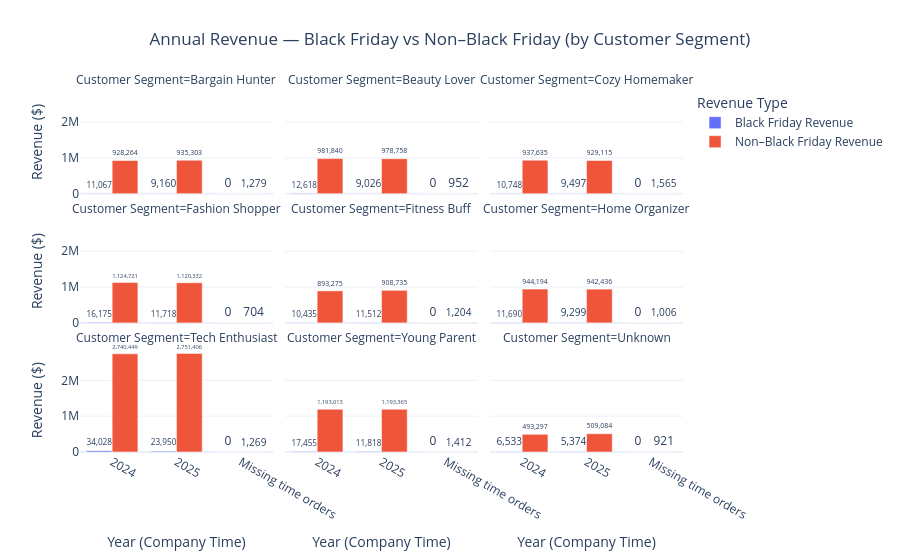

Source (notebook cell):
### Markdown cell above
* Black Friday orders represent ~1% of annual volume across all segments, with consistent participation showing broad customer engagement during the promotion.

### Code cell
# Plot B — Annual revenue (BF vs Non-BF)
rev_long = q4.melt(
    id_vars=["yr_label", "customer_segment"],
    value_vars=["bf_revenue", "non_bf_revenue"],
    var_name="revenue_type",
    value_name="revenue"
)

rev_long["revenue_type"] = rev_long["revenue_type"].map({
    "bf_revenue": "Black Friday Revenue",
    "non_bf_revenue": "Non–Black Friday Revenue"
})
rev_long["label"] = rev_long["revenue"].map(lambda v: f"{v:,.0f}")

fig_rev = px.bar(
    rev_long,
    x="yr_label",
    y="revenue",
    color="revenue_type",
    barmode="group",
    facet_col="customer_segment",
    facet_col_wrap=3,
    text="label",
    title="Annual Revenue — Black Friday vs Non–Black Friday (by Customer Segment)",
    labels={
        "yr_label": "Year (Company Time)",
        "revenue": "Revenue ($)",
        "revenue_type": "Revenue Type",
        "customer_segment": "Customer Segment",
    },
)
fig_rev.update_traces(textposition="outside", cliponaxis=False)
fig_rev.update_layout(title={"x": 0.5, "xanchor": "center"}, height=880, autosize=True ,margin=dict(t=90, b=80))
fig_rev.show()

### Figure 1 — Plotly figure (JSON) as saved in the notebook; plotly's stock layout.template omitted (floating-point values rounded to 4 significant figures)
{"data": [{"alignmentgroup": "True", "cliponaxis": false, "hovertemplate": "Revenue Type=Black Friday Revenue<br>Customer Segment=Bargain Hunter<br>Year (Company Time)=%{x}<br>Revenue ($)=%{y}<br>label=%{text}<extra></extra>", "legendgroup": "Black Friday Revenue", "marker": {"color": "#636efa", "pattern": {"shape": ""}}, "name": "Black Friday Revenue", "offsetgroup": "Black Friday Revenue", "orientation": "v", "showlegend": true, "text": ["11,067", "9,160", "0"], "textposition": "outside", "type": "bar", "x": ["2024", "2025", "Missing time orders"], "xaxis": "x7", "y": [11070.0, 9160.0, 0], "yaxis": "y7"}, {"alignmentgroup": "True", "cliponaxis": false, "hovertemplate": "Revenue Type=Black Friday Revenue<br>Customer Segment=Beauty Lover<br>Year (Company Time)=%{x}<br>Revenue ($)=%{y}<br>label=%{text}<extra></extra>", "legendgroup": "Black Friday Revenue", "marker": {"color": "#636efa", "pattern": {"shape": ""}}, "name": "Black Friday Revenue", "offsetgroup": "Black Friday Revenue", "orientation": "v", "showlegend": false, "text": ["12,618", "9,026", "0"], "textposition": "outside", "type": "bar", "x": ["2024", "2025", "Missing time orders"], "xaxis": "x8", "y": [12620.0, 9026.0, 0], "yaxis": "y8"}, {"alignmentgroup": "True", "cliponaxis": false, "hovertemplate": "Revenue Type=Black Friday Revenue<br>Customer Segment=Cozy Homemaker<br>Year (Company Time)=%{x}<br>Revenue ($)=%{y}<br>label=%{text}<extra></extra>", "legendgroup": "Black Friday Revenue", "marker": {"color": "#636efa", "pattern": {"shape": ""}}, "name": "Black Friday Revenue", "offsetgroup": "Black Friday Revenue", "orientation": "v", "showlegend": false, "text": ["10,748", "9,497", "0"], "textposition": "outside", "type": "bar", "x": ["2024", "2025", "Missing time orders"], "xaxis": "x9", "y": [10750.0, 9497.0, 0], "yaxis": "y9"}, {"alignmentgroup": "True", "cliponaxis": false, "hovertemplate": "Revenue Type=Black Friday Revenue<br>Customer Segment=Fashion Shopper<br>Year (Company Time)=%{x}<br>Revenue ($)=%{y}<br>label=%{text}<extra></extra>", "legendgroup": "Black Friday Revenue", "marker": {"color": "#636efa", "pattern": {"shape": ""}}, "name": "Black Friday Revenue", "offsetgroup": "Black Friday Revenue", "orientation": "v", "showlegend": false, "text": ["16,175", "11,718", "0"], "textposition": "outside", "type": "bar", "x": ["2024", "2025", "Missing time orders"], "xaxis": "x4", "y": [16180.0, 11720.0, 0], "yaxis": "y4"}, {"alignmentgroup": "True", "cliponaxis": false, "hovertemplate": "Revenue Type=Black Friday Revenue<br>Customer Segment=Fitness Buff<br>Year (Company Time)=%{x}<br>Revenue ($)=%{y}<br>label=%{text}<extra></extra>", "legendgroup": "Black Friday Revenue", "marker": {"color": "#636efa", "pattern": {"shape": ""}}, "name": "Black Friday Revenue", "offsetgroup": "Black Friday Revenue", "orientation": "v", "showlegend": false, "text": ["10,435", "11,512", "0"], "textposition": "outside", "type": "bar", "x": ["2024", "2025", "Missing time orders"], "xaxis": "x5", "y": [10440.0, 11510.0, 0], "yaxis": "y5"}, {"alignmentgroup": "True", "cliponaxis": false, "hovertemplate": "Revenue Type=Black Friday Revenue<br>Customer Segment=Home Organizer<br>Year (Company Time)=%{x}<br>Revenue ($)=%{y}<br>label=%{text}<extra></extra>", "legendgroup": "Black Friday Revenue", "marker": {"color": "#636efa", "pattern": {"shape": ""}}, "name": "Black Friday Revenue", "offsetgroup": "Black Friday Revenue", "orientation": "v", "showlegend": false, "text": ["11,690", "9,299", "0"], "textposition": "outside", "type": "bar", "x": ["2024", "2025", "Missing time orders"], "xaxis": "x6", "y": [11690.0, 9299.0, 0], "yaxis": "y6"}, {"alignmentgroup": "True", "cliponaxis": false, "hovertemplate": "Revenue Type=Black Friday Revenue<br>Customer Segment=Tech Enthusiast<br>Year (Company Time)=%{x}<br>Revenue ($)=%{y}<br>label=%{text}<extra></extra>", "legendgroup": "Black Friday Revenue", "marker": {"color": "#636efa", "pattern": {"shape": ""}}, "name": "Black Friday Revenue", "offsetgroup": "Black Friday Revenue", "orientation": "v", "showlegend": false, "text": ["34,028", "23,950", "0"], "textposition": "outside", "type": "bar", "x": ["2024", "2025", "Missing time orders"], "xaxis": "x", "y": [34030.0, 23950.0, 0], "yaxis": "y"}, {"alignmentgroup": "True", "cliponaxis": false, "hovertemplate": "Revenue Type=Black Friday Revenue<br>Customer Segment=Young Parent<br>Year (Company Time)=%{x}<br>Revenue ($)=%{y}<br>label=%{text}<extra></extra>", "legendgroup": "Black Friday Revenue", "marker": {"color": "#636efa", "pattern": {"shape": ""}}, "name": "Black Friday Revenue", "offsetgroup": "Black Friday Revenue", "orientation": "v", "showlegend": false, "text": ["17,455", "11,818", "0"], "textposition": "outside", "type": "bar", "x": ["2024", "2025", "Missing time orders"], "xaxis": "x2", "y": [17450.0, 11820.0, 0], "yaxis": "y2"}, {"alignmentgroup": "True", "cliponaxis": false, "hovertemplate": "Revenue Type=Black Friday Revenue<br>Customer Segment=Unknown<br>Year (Company Time)=%{x}<br>Revenue ($)=%{y}<br>label=%{text}<extra></extra>", "legendgroup": "Black Friday Revenue", "marker": {"color": "#636efa", "pattern": {"shape": ""}}, "name": "Black Friday Revenue", "offsetgroup": "Black Friday Revenue", "orientation": "v", "showlegend": false, "text": ["6,533", "5,374", "0"], "textposition": "outside", "type": "bar", "x": ["2024", "2025", "Missing time orders"], "xaxis": "x3", "y": [6533.0, 5374.0, 0], "yaxis": "y3"}, {"alignmentgroup": "True", "cliponaxis": false, "hovertemplate": "Revenue Type=Non–Black Friday Revenue<br>Customer Segment=Bargain Hunter<br>Year (Company Time)=%{x}<br>Revenue ($)=%{y}<br>label=%{text}<extra></extra>", "legendgroup": "Non–Black Friday Revenue", "marker": {"color": "#EF553B", "pattern": {"shape": ""}}, "name": "Non–Black Friday Revenue", "offsetgroup": "Non–Black Friday Revenue", "orientation": "v", "showlegend": true, "text": ["928,264", "935,303", "1,279"], "textposition": "outside", "type": "bar", "x": ["2024", "2025", "Missing time orders"], "xaxis": "x7", "y": [928300.0, 935300.0, 1279.0], "yaxis": "y7"}, {"alignmentgroup": "True", "cliponaxis": false, "hovertemplate": "Revenue Type=Non–Black Friday Revenue<br>Customer Segment=Beauty Lover<br>Year (Company Time)=%{x}<br>Revenue ($)=%{y}<br>label=%{text}<extra></extra>", "legendgroup": "Non–Black Friday Revenue", "marker": {"color": "#EF553B", "pattern": {"shape": ""}}, "name": "Non–Black Friday Revenue", "offsetgroup": "Non–Black Friday Revenue", "orientation": "v", "showlegend": false, "text": ["981,840", "978,758", "952"], "textposition": "outside", "type": "bar", "x": ["2024", "2025", "Missing time orders"], "xaxis": "x8", "y": [981800.0, 978800.0, 952.3], "yaxis": "y8"}, {"alignmentgroup": "True", "cliponaxis": false, "hovertemplate": "Revenue Type=Non–Black Friday Revenue<br>Customer Segment=Cozy Homemaker<br>Year (Company Time)=%{x}<br>Revenue ($)=%{y}<br>label=%{text}<extra></extra>", "legendgroup": "Non–Black Friday Revenue", "marker": {"color": "#EF553B", "pattern": {"shape": ""}}, "name": "Non–Black Friday Revenue", "offsetgroup": "Non–Black Friday Revenue", "orientation": "v", "showlegend": false, "text": ["937,635", "929,115", "1,565"], "textposition": "outside", "type": "bar", "x": ["2024", "2025", "Missing time orders"], "xaxis": "x9", "y": [937600.0, 929100.0, 1565.0], "yaxis": "y9"}, {"alignmentgroup": "True", "cliponaxis": false, "hovertemplate": "Revenue Type=Non–Black Friday Revenue<br>Customer Segment=Fashion Shopper<br>Year (Company Time)=%{x}<br>Revenue ($)=%{y}<br>label=%{text}<extra></extra>", "legendgroup": "Non–Black Friday Revenue", "marker": {"color": "#EF553B", "pattern": {"shape": ""}}, "name": "Non–Black Friday Revenue", "offsetgroup": "Non–Black Friday Revenue", "orientation": "v", "showlegend": false, "text": ["1,124,721", "1,120,332", "704"], "textposition": "outside", "type": "bar", "x": ["2024", "2025", "Missing time orders"], "xaxis": "x4", "y": [1125000.0, 1120000.0, 704.1], "yaxis": "y4"}, {"alignmentgroup": "True", "cliponaxis": false, "hovertemplate": "Revenue Type=Non–Black Friday Revenue<br>Customer Segment=Fitness Buff<br>Year (Company Time)=%{x}<br>Revenue ($)=%{y}<br>label=%{text}<extra></extra>", "legendgroup": "Non–Black Friday Revenue", "marker": {"color": "#EF553B", "pattern": {"shape": ""}}, "name": "Non–Black Friday Revenue", "offsetgroup": "Non–Black Friday Revenue", "orientation": "v", "showlegend": false, "text": ["893,275", "908,735", "1,204"], "textposition": "outside", "type": "bar", "x": ["2024", "2025", "Missing time orders"], "xaxis": "x5", "y": [893300.0, 908700.0, 1204.0], "yaxis": "y5"}, {"alignmentgroup": "True", "cliponaxis": false, "hovertemplate": "Revenue Type=Non–Black Friday Revenue<br>Customer Segment=Home Organizer<br>Year (Company Time)=%{x}<br>Revenue ($)=%{y}<br>label=%{text}<extra></extra>", "legendgroup": "Non–Black Friday Revenue", "marker": {"color": "#EF553B", "pattern": {"shape": ""}}, "name": "Non–Black Friday Revenue", "offsetgroup": "Non–Black Friday Revenue", "orientation": "v", "showlegend": false, "text": ["944,194", "942,436", "1,006"], "textposition": "outside", "type": "bar", "x": ["2024", "2025", "Missing time orders"], "xaxis": "x6", "y": [944200.0, 942400.0, 1006.0], "yaxis": "y6"}, {"alignmentgroup": "True", "cliponaxis": false, "hovertemplate": "Revenue Type=Non–Black Friday Revenue<br>Customer Segment=Tech Enthusiast<br>Year (Company Time)=%{x}<br>Revenue ($)=%{y}<br>label=%{text}<extra></extra>", "legendgroup": "Non–Black Friday Revenue", "marker": {"color": "#EF553B", "pattern": {"shape": ""}}, "name": "Non–Black Friday Revenue", "offsetgroup": "Non–Black Friday Revenue", "orientation": "v", "showlegend": false, "text": ["2,740,449", "2,751,406", "1,269"], "textposition": "outside", "type": "bar", "x": ["2024", "2025", "Missing time orders"], "xaxis": "x", "y": [2740000.0, 2751000.0, 1269.0], "yaxis": "y"}, {"alignmentgroup": "True", "cliponaxis": false, "hovertemplate": "Revenue Type=Non–Black Friday Revenue<br>Customer Segment=Young Parent<br>Year (Company Time)=%{x}<br>Revenue ($)=%{y}<br>label=%{text}<extra></extra>", "legendgroup": "Non–Black Friday Revenue", "marker": {"color": "#EF553B", "pattern": {"shape": ""}}, "name": "Non–Black Friday Revenue", "offsetgroup": "Non–Black Friday Revenue", "orientation": "v", "showlegend": false, "text": ["1,193,013", "1,193,365", "1,412"], "textposition": "outside", "type": "bar", "x": ["2024", "2025", "Missing time orders"], "xaxis": "x2", "y": [1193000.0, 1193000.0, 1412.0], "yaxis": "y2"}, {"alignmentgroup": "True", "cliponaxis": false, "hovertemplate": "Revenue Type=Non–Black Friday Revenue<br>Customer Segment=Unknown<br>Year (Company Time)=%{x}<br>Revenue ($)=%{y}<br>label=%{text}<extra></extra>", "legendgroup": "Non–Black Friday Revenue", "marker": {"color": "#EF553B", "pattern": {"shape": ""}}, "name": "Non–Black Friday Revenue", "offsetgroup": "Non–Black Friday Revenue", "orientation": "v", "showlegend": false, "text": ["493,297", "509,084", "921"], "textposition": "outside", "type": "bar", "x": ["2024", "2025", "Missing time orders"], "xaxis": "x3", "y": [493300.0, 509100.0, 920.7], "yaxis": "y3"}], "layout": {"annotations": [{"font": {}, "showarrow": false, "text": "Customer Segment=Tech Enthusiast", "x": 0.16, "xanchor": "center", "xref": "paper", "y": 0.2867, "yanchor": "bottom", "yref": "paper"}, {"font": {}, "showarrow": false, "text": "Customer Segment=Young Parent", "x": 0.5, "xanchor": "center", "xref": "paper", "y": 0.2867, "yanchor": "bottom", "yref": "paper"}, {"font": {}, "showarrow": false, "text": "Customer Segment=Unknown", "x": 0.84, "xanchor": "center", "xref": "paper", "y": 0.2867, "yanchor": "bottom", "yref": "paper"}, {"font": {}, "showarrow": false, "text": "Customer Segment=Fashion Shopper", "x": 0.16, "xanchor": "center", "xref": "paper", "y": 0.6433, "yanchor": "bottom", "yref": "paper"}, {"font": {}, "showarrow": false, "text": "Customer Segment=Fitness Buff", "x": 0.5, "xanchor": "center", "xref": "paper", "y": 0.6433, "yanchor": "bottom", "yref": "paper"}, {"font": {}, "showarrow": false, "text": "Customer Segment=Home Organizer", "x": 0.84, "xanchor": "center", "xref": "paper", "y": 0.6433, "yanchor": "bottom", "yref": "paper"}, {"font": {}, "showarrow": false, "text": "Customer Segment=Bargain Hunter", "x": 0.16, "xanchor": "center", "xref": "paper", "y": 1.0, "yanchor": "bottom", "yref": "paper"}, {"font": {}, "showarrow": false, "text": "Customer Segment=Beauty Lover", "x": 0.5, "xanchor": "center", "xref": "paper", "y": 1.0, "yanchor": "bottom", "yref": "paper"}, {"font": {}, "showarrow": false, "text": "Customer Segment=Cozy Homemaker", "x": 0.84, "xanchor": "center", "xref": "paper", "y": 1.0, "yanchor": "bottom", "yref": "paper"}], "autosize": true, "barmode": "group", "legend": {"title": {"text": "Revenue Type"}, "tracegroupgap": 0}, "margin": {"b": 80, "t": 90}, "title": {"text": "Annual Revenue — Black Friday vs Non–Black Friday (by Customer Segment)", "x": 0.5, "xanchor": "center"}, "xaxis": {"anchor": "y", "autorange": true, "domain": [0, 0.32], "range": [-0.5, 2.5], "title": {"text": "Year (Company Time)"}, "type": "category"}, "xaxis2": {"anchor": "y2", "autorange": true, "domain": [0.34, 0.66], "matches": "x", "range": [-0.5, 2.5], "title": {"text": "Year (Company Time)"}, "type": "category"}, "xaxis3": {"anchor": "y3", "autorange": true, "domain": [0.68, 1.0], "matches": "x", "range": [-0.5, 2.5], "title": {"text": "Year (Company Time)"}, "type": "category"}, "xaxis4": {"anchor": "y4", "autorange": true, "domain": [0, 0.32], "matches": "x", "range": [-0.5, 2.5], "showticklabels": false, "type": "category"}, "xaxis5": {"anchor": "y5", "autorange": true, "domain": [0.34, 0.66], "matches": "x", "range": [-0.5, 2.5], "showticklabels": false, "type": "category"}, "xaxis6": {"anchor": "y6", "autorange": true, "domain": [0.68, 1.0], "matches": "x", "range": [-0.5, 2.5], "showticklabels": false, "type": "category"}, "xaxis7": {"anchor": "y7", "autorange": true, "domain": [0, 0.32], "matches": "x", "range": [-0.5, 2.5], "showticklabels": false, "type": "category"}, "xaxis8": {"anchor": "y8", "autorange": true, "domain": [0.34, 0.66], "matches": "x", "range": [-0.5, 2.5], "showticklabels": false, "type": "category"}, "xaxis9": {"anchor": "y9", "autorange": true, "domain": [0.68, 1.0], "matches": "x", "range": [-0.5, 2.5], "showticklabels": false, "type": "category"}, "yaxis": {"anchor": "x", "autorange": true, "domain": [0, 0.2867], "range": [0, 2896000.0], "title": {"text": "Revenue ($)"}, "type": "linear"}, "yaxis2": {"anchor": "x2", "autorange": true, "domain": [0, 0.2867], "matches": "y", "range": [0, 2896000.0], "showticklabels": false, "type": "linear"}, "yaxis3": {"anchor": "x3", "autorange": true, "domain": [0, 0.2867], "matches": "y", "range": [0, 2896000.0], "showticklabels": false, "type": "linear"}, "yaxis4": {"anchor": "x4", "autorange": true, "domain": [0.3567, 0.6433], "matches": "y", "range": [0, 2896000.0], "title": {"text": "Revenue ($)"}, "type": "linear"}, "yaxis5": {"anchor": "x5", "autorange": true, "domain": [0.3567, 0.6433], "matches": "y", "range": [0, 2896000.0], "showticklabels": false, "type": "linear"}, "yaxis6": {"anchor": "x6", "autorange": true, "domain": [0.3567, 0.6433], "matches": "y", "range": [0, 2896000.0], "showticklabels": false, "type": "linear"}, "yaxis7": {"anchor": "x7", "autorange": true, "domain": [0.7133, 1.0], "matches": "y", "range": [0, 2896000.0], "title": {"text": "Revenue ($)"}, "type": "linear"}, "yaxis8": {"anchor": "x8", "autorange": true, "domain": [0.7133, 1.0], "matches": "y", "range": [0, 2896000.0], "showticklabels": false, "type": "linear"}, "yaxis9": {"anchor": "x9", "autorange": true, "domain": [0.7133, 1.0], "matches": "y", "range": [0, 2896000.0], "showticklabels": false, "type": "linear"}}}
